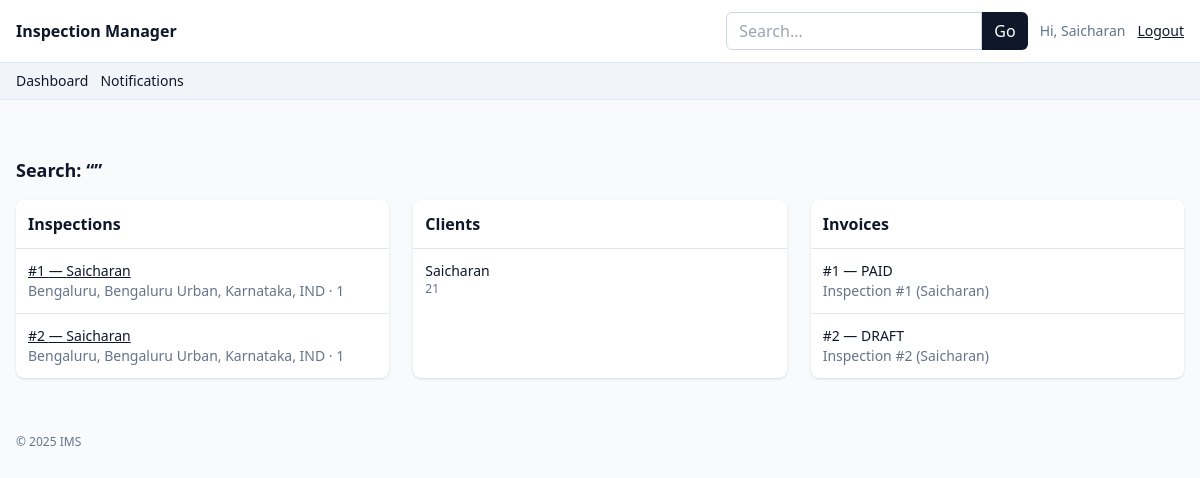
Page /search (signed in) on the committed database.
### app.py (models this page shows)
class Client(db.Model):
    __tablename__ = "client"
    id = db.Column(db.Integer, primary_key=True)
    name = db.Column(db.String(160), nullable=False)
    gst_number = db.Column(db.String(40))
    billing_address = db.Column(db.Text)

class Inspection(db.Model):
    __tablename__ = "inspection"
    id = db.Column(db.Integer, primary_key=True)
    public_id = db.Column(db.String(40), unique=True, index=True)
    seq_num = db.Column(db.Integer)  # sequence within type-year
    date = db.Column(db.DateTime, nullable=False, default=datetime.utcnow)
    inspection_type = db.Column(db.String(20), default=InspectionType.PSIC, nullable=False)
    client_id = db.Column(db.Integer, db.ForeignKey("client.id"))
    client = db.relationship("Client")
    location = db.Column(db.String(200))
    asset = db.Column(db.String(200))
    cha_id = db.Column(db.Integer, db.ForeignKey("cha.id"))
    cha = db.relationship("CHA")
    forwarder_name = db.Column(db.String(160))
    cha_commission_pct = db.Column(db.Float)  # optional override of CHA.commission_rate
    status = db.Column(db.String(40), default=InspectionStatus.DRAFT)
    engineer_id = db.Column(db.Integer, db.ForeignKey("user.id"))
    engineer = db.relationship("User")
    created_at = db.Column(db.DateTime, default=datetime.utcnow)
    scrap_type = db.Column(db.String(40))  # Metal / Plastic / Paper / Other
    container_count = db.Column(db.Integer)
    container_weight = db.Column(db.Float)  # tons
    container_notes = db.Column(db.Text)
    machinery_type = db.Column(db.String(160))
    year_of_manufacture = db.Column(db.Integer)
    original_cif_value = db.Column(db.Float)
    depreciation_pct = db.Column(db.Float)  # auto
    residual_value = db.Column(db.Float)    # auto
    balance_useful_life = db.Column(db.String(40))  # manual text like "3 years"
    goods_details = db.Column(db.Text)
    condition_notes = db.Column(db.Text)
    fair_market_value = db.Column(db.Float)

class Invoice(db.Model):
    __tablename__ = "invoice"
    id = db.Column(db.Integer, primary_key=True)
    inspection_id = db.Column(db.Integer, db.ForeignKey("inspection.id"), unique=True)
    inspection = db.relationship("Inspection", backref=db.backref("invoice", uselist=False))
    fee = db.Column(db.Float, default=0.0)
    tax_pct = db.Column(db.Float, default=18.0)
    total = db.Column(db.Float, default=0.0)
    status = db.Column(db.String(20), default=InvoiceStatus.DRAFT)
    notes = db.Column(db.Text)

### app.py (the view)
@app.route("/search")
@role_required(Role.ADMIN, Role.ENGINEER, Role.ACCOUNTANT)
def global_search():
    q = request.args.get("q", "")
    like = f"%{q}%"
    inspections = Inspection.query.join(Client).filter(
        or_(Client.name.ilike(like), Inspection.location.ilike(like), Inspection.asset.ilike(like), Inspection.public_id.ilike(like))
    ).all()
    clients = Client.query.filter(Client.name.ilike(like)).all()
    invoices = Invoice.query.join(Inspection).join(Client).filter(Client.name.ilike(like)).all()
    return render_template("search_results.html", q=q, inspections=inspections, clients=clients, invoices=invoices)

### app.py (called while the page is built)
def role_required(*roles):
    def deco(fn):
        from functools import wraps
        @wraps(fn)
        def wrap(*a, **kw):
            if not session.get("user_id"):
                flash("Please login.", "warning")
                return redirect(url_for("login"))
            if roles and session.get("role") not in roles:
                flash("Unauthorized.", "danger")
                return redirect(url_for("dashboard"))
            return fn(*a, **kw)
        return wrap
    return deco

@app.context_processor
def inject_globals():
    return dict(
        Role=Role, InspectionStatus=InspectionStatus, InvoiceStatus=InvoiceStatus,
        ReportStatus=ReportStatus, CommissionStatus=CommissionStatus, now=datetime.utcnow,
        User=User, InspectionType=InspectionType
    )

### templates/search_results.html (shortened to what this page needs)
{% extends "base.html" %}
{% block content %}
<h1 class="text-lg font-semibold mb-4">Search: “{{ q }}”</h1>
<div class="grid md:grid-cols-3 gap-6">
    <div class="bg-white rounded-lg shadow">
        <div class="p-3 border-b font-semibold">Inspections</div>
        <ul class="divide-y text-sm">
            {% for i in inspections %}
            <li class="p-3"><a class="underline" href="{{ url_for('inspection_detail', inspection_id=i.id) }}">#{{ i.id
                    }} — {{ i.client.name if i.client else '—' }}</a>
                <div class="text-slate-500">{{ i.location }} · {{ i.asset }}</div>
            </li>
            {% else %}<li class="p-3 text-slate-500">No matches.</li>{% endfor %}
        </ul>
    </div>
    <div class="bg-white rounded-lg shadow">
        <div class="p-3 border-b font-semibold">Clients</div>
        <ul class="divide-y text-sm">
            {% for c in clients %}
            <li class="p-3">{{ c.name }}<div class="text-slate-500 text-xs">{{ c.gst_number }}</div>
            </li>
            {% else %}<li class="p-3 text-slate-500">No matches.</li>{% endfor %}
        </ul>
    </div>
    <div class="bg-white rounded-lg shadow">
        <div class="p-3 border-b font-semibold">Invoices</div>
        <ul class="divide-y text-sm">
            {% for inv in invoices %}
            <li class="p-3">#{{ inv.id }} — {{ inv.status }}<div class="text-slate-500">Inspection #{{ inv.inspection_id
                    }} ({{ inv.inspection.client.name if inv.inspection.client else '—' }})</div>
            </li>
            {% else %}<li class="p-3 text-slate-500">No matches.</li>{% endfor %}
        </ul>
    </div>
</div>
{% endblock %}

### templates/base.html (shortened to what this page needs)
<!doctype html>
<html lang="en">
<head>
    <script src="https://cdn.tailwindcss.com"></script>
</head>
<body class="bg-slate-50 text-slate-900">
    <nav class="bg-white border-b border-slate-200">
        <div class="mx-auto max-w-7xl px-4 py-3 flex items-center justify-between">
            <a href="{{ url_for('dashboard') }}" class="font-semibold">Inspection Manager</a>
            <div class="flex items-center gap-3">
                {% if session.get('user_id') %}
                <form action="{{ url_for('global_search') }}" method="get" class="hidden md:flex">
                    <input name="q" value="{{ request.args.get('q','') }}" placeholder="Search…"
                        class="rounded-l-md border border-slate-300 px-3 py-1.5 focus:outline-none focus:ring w-64">
                    <button class="rounded-r-md bg-slate-900 text-white px-3">Go</button>
                </form>
                <span class="text-sm text-slate-500">Hi, {{ session.get('user_name') }}</span>
                <a class="text-sm underline" href="{{ url_for('logout') }}">Logout</a>
                {% else %}
                <a class="text-sm underline" href="{{ url_for('login') }}">Login</a>
                {% endif %}
            </div>
        </div>
    </nav>
    {% if session.get('user_id') %}
    <div class="bg-slate-100 border-b border-slate-200">
        <div class="mx-auto max-w-7xl px-4 py-2 flex flex-wrap gap-3 text-sm">
            <a class="hover:underline" href="{{ url_for('dashboard') }}">Dashboard</a>
            <a class="hover:underline" href="{{ url_for('notifications') }}">Notifications</a>
        </div>
    </div>
    {% endif %}
    <div class="mx-auto max-w-7xl px-4 py-4 space-y-2">
    </div>
    <main class="mx-auto max-w-7xl px-4 py-6">{% block content %}{% endblock %}</main>
    <footer class="mx-auto max-w-7xl px-4 py-8 text-xs text-slate-500">
        &copy; {{ now().year }} IMS
    </footer>
</body>
</html>

### rows in the picture
Client: get "Saicharan", name "Saicharan", gst_number "21"
Inspection: id "1", client "Saicharan", location "Bengaluru, Bengaluru Urban, Karnataka, IND", asset "1"
Inspection: id "2", client "Saicharan", location "Bengaluru, Bengaluru Urban, Karnataka, IND", asset "1"
Invoice: id "1", status "PAID", inspection_id "1", inspection.client "Saicharan"
Invoice: id "2", status "DRAFT", inspection_id "2", inspection.client "Saicharan"
